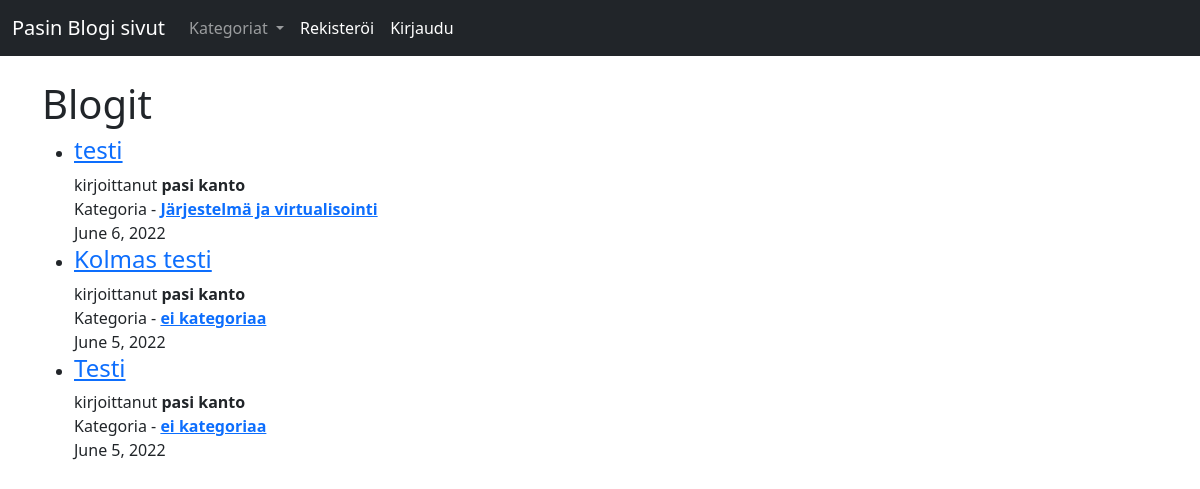
The app's page /, older data.
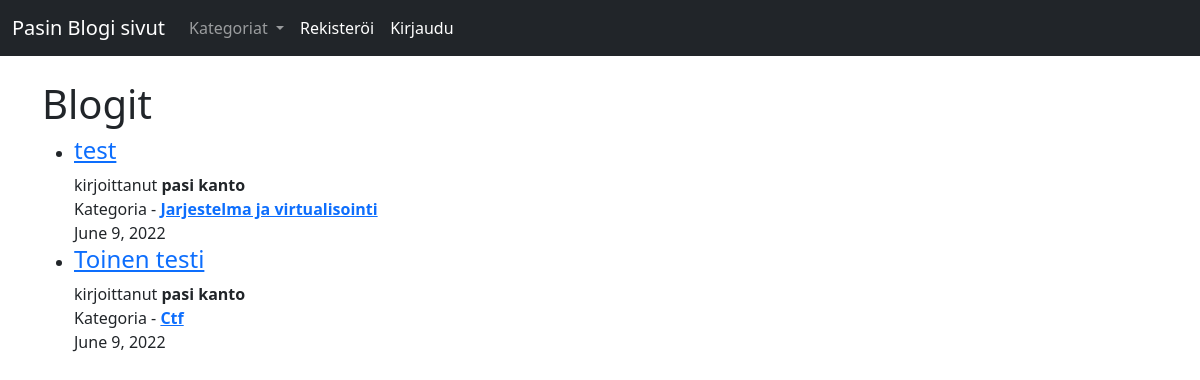
The same page, newer data.
### blogi/models.py (models this page shows, shortened)
class Post(models.Model):
  title = models.CharField(max_length = 255)
  author = models.ForeignKey(User, on_delete= models.CASCADE)
  kategoria = models.CharField(max_length = 255, default = 'ei kategoriaa')
  body = RichTextField(blank = True, null = True)
  kuvan_malli = models.ImageField(null=True, blank=True, upload_to ='images/')
  julkaisu = models.DateField(auto_now_add= True)
  likes = models.ManyToManyField(User, related_name='blogi_posts')

### blogi/views.py (the view)
# urls.py: path('', HomeView.as_view(), name= 'home'),
class HomeView(ListView):
  model = Post
  template_name = 'home.html'
  kats = Kategoria.objects.all()
  ordering = ['-julkaisu']
  def get_context_data(self, *args, **kwargs):
    kat_lista = Kategoria.objects.all()
    context = super(HomeView, self).get_context_data(*args, **kwargs)
    context["kat_lista"] = kat_lista
    return context

### blogi/models.py (called while the page is built)
  def __str__(self):
    return self.nimi

### blogi/templates/home.html (shortened to what this page needs)
{%extends 'base.html'%}
{% block content%}
<br/>
<h1>Blogit</h1>
  <ul>
  {% for post in object_list %}
    <li><h4><a href="{%url 'artikkeli' post.pk%}">{{post.title}}</a></h4>kirjoittanut
    <strong>{{post.author.first_name}} {{post.author.last_name}}</strong><br/>
    Kategoria - <a href="{% url 'kategori' post.kategoria|slugify %}"><strong>{{post.kategoria}}</strong></a><br/>
    {{post.julkaisu}}<br/>
  {% endfor%}
</ul>
{%endblock%}

### blogi/templates/base.html (shortened to what this page needs)
<!doctype html>
<html lang="en">
  <head>
    <link href="https://cdn.jsdelivr.net/npm/bootstrap@5.2.0-beta1/dist/css/bootstrap.min.css" rel="stylesheet">
  </head>
  <body>
    <nav class="navbar navbar-expand-lg bg-dark navbar-dark">
      <div class="container-fluid">
        <a class="navbar-brand" href="{%url 'home'%}">Pasin Blogi sivut</a>
        {%if kat_lista%}
        <div class="collapse navbar-collapse" id="navbarNav">
          <ul class="navbar-nav">
            <li class="nav-item dropdown">
              <a class="nav-link dropdown-toggle" href="#" id="navbarDropdown" role="button" data-bs-toggle="dropdown" aria-expanded="false">
                Kategoriat
              </a>
            {%endif%}
            {% if user.is_authenticated %}
            <li class="nav-item">
              <a class="nav-link active" aria-current="page" href="{% url 'bloggin'%}">Blogin kirjoitus</a>
            </li>
            <li class="nav-item">
              <a class="nav-link active" aria-current="page" href="{% url 'kategoria'%}">Tee kategoria</a>
            </li>
            <li class="nav-item">
              <a class="nav-link active" aria-current="page" href="{% url 'muokkaa'%}">Muokkaa profiilia</a>
            </li>
            <li class="nav-item">
              <a class="nav-link active" aria-current="page" href="{% url 'login' %}">Kirjaudu ulos</a>
            </li>
            {% else %}
            <li class="nav-item">
              <a class="nav-link active" aria-current="page" href="{% url 'rekisteroi'%}">Rekisteröi</a>
            </li>
            <li class="nav-item">
              <a class="nav-link active" aria-current="page" href="{% url 'login' %}">Kirjaudu</a>
            </li>
            {%endif%}
          </ul>
        </div>
      </div>
    </nav>
    <div class="container">
    {% block content%}
    {%endblock%}
  </div>
  </body>
</html>

Row changes from the older to the newer data that the page shows:
removed Post: title "testi", author.first_name "pasi", author.last_name "kanto", kategoria "Järjestelmä ja virtualisointi", julkaisu "June 6, 2022"
removed Post: title "Kolmas testi", author.first_name "pasi", author.last_name "kanto", kategoria "ei kategoriaa", julkaisu "June 5, 2022"
removed Post: title "Testi", author.first_name "pasi", author.last_name "kanto", kategoria "ei kategoriaa", julkaisu "June 5, 2022"
added Post: title "test", author.first_name "pasi", author.last_name "kanto", kategoria "Jarjestelma ja virtualisointi", julkaisu "June 9, 2022"
added Post: title "Toinen testi", author.first_name "pasi", author.last_name "kanto", kategoria "Ctf", julkaisu "June 9, 2022"
